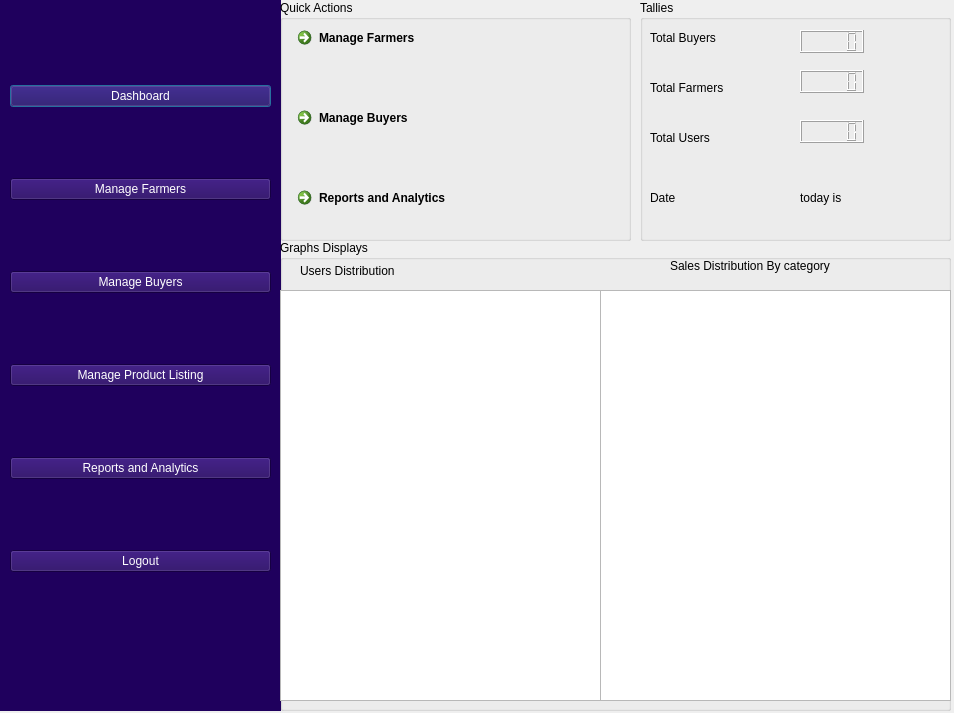
<?xml version="1.0" encoding="UTF-8"?>
<ui version="4.0">
 <class>admnidashboardDialog</class>
 <widget class="QDialog" name="admnidashboardDialog">
  <property name="geometry">
   <rect>
    <x>0</x>
    <y>0</y>
    <width>954</width>
    <height>713</height>
   </rect>
  </property>
  <property name="windowTitle">
   <string>Admin-Agrimesh Company</string>
  </property>
  <widget class="QWidget" name="widget" native="true">
   <property name="geometry">
    <rect>
     <x>0</x>
     <y>0</y>
     <width>281</width>
     <height>711</height>
    </rect>
   </property>
   <property name="styleSheet">
    <string notr="true">background-color: rgb(31, 0, 93);</string>
   </property>
   <widget class="QWidget" name="">
    <property name="geometry">
     <rect>
      <x>10</x>
      <y>20</y>
      <width>261</width>
      <height>621</height>
     </rect>
    </property>
    <layout class="QVBoxLayout" name="verticalLayout">
     <item>
      <widget class="QPushButton" name="dashboardwidgetpushButton">
       <property name="styleSheet">
        <string notr="true">font: 10pt &quot;MS Shell Dlg 2&quot;;
color: rgb(255, 255, 255);</string>
       </property>
       <property name="text">
        <string>Dashboard</string>
       </property>
      </widget>
     </item>
     <item>
      <widget class="QPushButton" name="managefarmerspushbutton">
       <property name="styleSheet">
        <string notr="true">font: 10pt &quot;MS Shell Dlg 2&quot;;
color: rgb(255, 255, 255);</string>
       </property>
       <property name="text">
        <string>Manage Farmers</string>
       </property>
      </widget>
     </item>
     <item>
      <widget class="QPushButton" name="managebuyerspushbutton">
       <property name="styleSheet">
        <string notr="true">font: 10pt &quot;MS Shell Dlg 2&quot;;
color: rgb(255, 255, 255);</string>
       </property>
       <property name="text">
        <string>Manage Buyers</string>
       </property>
      </widget>
     </item>
     <item>
      <widget class="QPushButton" name="manageproductslisting">
       <property name="styleSheet">
        <string notr="true">font: 10pt &quot;MS Shell Dlg 2&quot;;
color: rgb(255, 255, 255);</string>
       </property>
       <property name="text">
        <string>Manage Product Listing</string>
       </property>
      </widget>
     </item>
     <item>
      <widget class="QPushButton" name="reportsandanalyticspushbutton">
       <property name="styleSheet">
        <string notr="true">font: 10pt &quot;MS Shell Dlg 2&quot;;
color: rgb(255, 255, 255);</string>
       </property>
       <property name="text">
        <string>Reports and Analytics</string>
       </property>
      </widget>
     </item>
     <item>
      <widget class="QPushButton" name="logoutpushbutton">
       <property name="styleSheet">
        <string notr="true">font: 10pt &quot;MS Shell Dlg 2&quot;;
color: rgb(255, 255, 255);</string>
       </property>
       <property name="text">
        <string>Logout</string>
       </property>
      </widget>
     </item>
    </layout>
   </widget>
  </widget>
  <widget class="QWidget" name="widget_2" native="true">
   <property name="geometry">
    <rect>
     <x>280</x>
     <y>0</y>
     <width>671</width>
     <height>711</height>
    </rect>
   </property>
   <widget class="QStackedWidget" name="stackedWidget">
    <property name="geometry">
     <rect>
      <x>0</x>
      <y>0</y>
      <width>671</width>
      <height>711</height>
     </rect>
    </property>
    <widget class="QWidget" name="dashboardpage">
     <widget class="QGroupBox" name="groupBox">
      <property name="geometry">
       <rect>
        <x>0</x>
        <y>0</y>
        <width>351</width>
        <height>241</height>
       </rect>
      </property>
      <property name="title">
       <string>Quick Actions</string>
      </property>
      <widget class="QCommandLinkButton" name="managefarmers_commandLinkButton">
       <property name="geometry">
        <rect>
         <x>10</x>
         <y>20</y>
         <width>222</width>
         <height>48</height>
        </rect>
       </property>
       <property name="text">
        <string>Manage Farmers</string>
       </property>
      </widget>
      <widget class="QCommandLinkButton" name="managebuyers_commandLinkButton">
       <property name="geometry">
        <rect>
         <x>10</x>
         <y>100</y>
         <width>222</width>
         <height>48</height>
        </rect>
       </property>
       <property name="text">
        <string>Manage Buyers</string>
       </property>
      </widget>
      <widget class="QCommandLinkButton" name="reportsandAnalytics_commandlinkbutton">
       <property name="geometry">
        <rect>
         <x>10</x>
         <y>180</y>
         <width>251</width>
         <height>48</height>
        </rect>
       </property>
       <property name="text">
        <string>Reports and Analytics</string>
       </property>
      </widget>
     </widget>
     <widget class="QGroupBox" name="groupBox_2">
      <property name="geometry">
       <rect>
        <x>360</x>
        <y>0</y>
        <width>311</width>
        <height>241</height>
       </rect>
      </property>
      <property name="title">
       <string>Tallies</string>
      </property>
      <widget class="QLabel" name="label">
       <property name="geometry">
        <rect>
         <x>10</x>
         <y>30</y>
         <width>101</width>
         <height>16</height>
        </rect>
       </property>
       <property name="styleSheet">
        <string notr="true">font: 10pt &quot;MS Shell Dlg 2&quot;;</string>
       </property>
       <property name="text">
        <string>Total Buyers</string>
       </property>
      </widget>
      <widget class="QLabel" name="label_2">
       <property name="geometry">
        <rect>
         <x>10</x>
         <y>80</y>
         <width>111</width>
         <height>16</height>
        </rect>
       </property>
       <property name="styleSheet">
        <string notr="true">font: 10pt &quot;MS Shell Dlg 2&quot;;</string>
       </property>
       <property name="text">
        <string>Total Farmers</string>
       </property>
      </widget>
      <widget class="QLabel" name="label_3">
       <property name="geometry">
        <rect>
         <x>10</x>
         <y>130</y>
         <width>101</width>
         <height>16</height>
        </rect>
       </property>
       <property name="styleSheet">
        <string notr="true">font: 10pt &quot;MS Shell Dlg 2&quot;;</string>
       </property>
       <property name="text">
        <string>Total Users</string>
       </property>
      </widget>
      <widget class="QLabel" name="label_4">
       <property name="geometry">
        <rect>
         <x>10</x>
         <y>190</y>
         <width>101</width>
         <height>16</height>
        </rect>
       </property>
       <property name="styleSheet">
        <string notr="true">font: 10pt &quot;MS Shell Dlg 2&quot;;</string>
       </property>
       <property name="text">
        <string>Date</string>
       </property>
      </widget>
      <widget class="QLCDNumber" name="totalbuyers_lcdNumber">
       <property name="geometry">
        <rect>
         <x>160</x>
         <y>30</y>
         <width>64</width>
         <height>23</height>
        </rect>
       </property>
      </widget>
      <widget class="QLCDNumber" name="totalfarmers_lcdNumber">
       <property name="geometry">
        <rect>
         <x>160</x>
         <y>70</y>
         <width>64</width>
         <height>23</height>
        </rect>
       </property>
      </widget>
      <widget class="QLCDNumber" name="totaluser_lcdNumber">
       <property name="geometry">
        <rect>
         <x>160</x>
         <y>120</y>
         <width>64</width>
         <height>23</height>
        </rect>
       </property>
      </widget>
      <widget class="QLabel" name="todaydatecount_label">
       <property name="geometry">
        <rect>
         <x>160</x>
         <y>190</y>
         <width>101</width>
         <height>16</height>
        </rect>
       </property>
       <property name="styleSheet">
        <string notr="true">font: 10pt &quot;MS Shell Dlg 2&quot;;</string>
       </property>
       <property name="text">
        <string>today is</string>
       </property>
      </widget>
     </widget>
     <widget class="QGroupBox" name="groupBox_3">
      <property name="geometry">
       <rect>
        <x>0</x>
        <y>240</y>
        <width>671</width>
        <height>471</height>
       </rect>
      </property>
      <property name="title">
       <string>Graphs Displays</string>
      </property>
      <widget class="QLabel" name="label_5">
       <property name="geometry">
        <rect>
         <x>20</x>
         <y>15</y>
         <width>141</width>
         <height>31</height>
        </rect>
       </property>
       <property name="styleSheet">
        <string notr="true">font: 10pt &quot;MS Shell Dlg 2&quot;;</string>
       </property>
       <property name="text">
        <string>Users Distribution</string>
       </property>
      </widget>
      <widget class="QGraphicsView" name="userdistribution_graphicsView">
       <property name="geometry">
        <rect>
         <x>0</x>
         <y>50</y>
         <width>321</width>
         <height>411</height>
        </rect>
       </property>
      </widget>
      <widget class="QLabel" name="label_6">
       <property name="geometry">
        <rect>
         <x>390</x>
         <y>15</y>
         <width>231</width>
         <height>21</height>
        </rect>
       </property>
       <property name="styleSheet">
        <string notr="true">font: 10pt &quot;MS Shell Dlg 2&quot;;</string>
       </property>
       <property name="text">
        <string>Sales Distribution By category</string>
       </property>
      </widget>
      <widget class="QGraphicsView" name="salesbycategory_graphicsView">
       <property name="geometry">
        <rect>
         <x>320</x>
         <y>50</y>
         <width>351</width>
         <height>411</height>
        </rect>
       </property>
      </widget>
     </widget>
    </widget>
    <widget class="QWidget" name="managefarmespage">
     <widget class="QTableWidget" name="managefarmers_tableWidget">
      <property name="geometry">
       <rect>
        <x>0</x>
        <y>0</y>
        <width>671</width>
        <height>461</height>
       </rect>
      </property>
      <column>
       <property name="text">
        <string>Name</string>
       </property>
      </column>
      <column>
       <property name="text">
        <string>Location</string>
       </property>
      </column>
      <column>
       <property name="text">
        <string>PhoneNo</string>
       </property>
      </column>
      <column>
       <property name="text">
        <string>Action</string>
       </property>
      </column>
     </widget>
    </widget>
    <widget class="QWidget" name="managebuyerspage">
     <widget class="QTableWidget" name="manageBuyers_tableWidget">
      <property name="geometry">
       <rect>
        <x>0</x>
        <y>0</y>
        <width>671</width>
        <height>441</height>
       </rect>
      </property>
      <column>
       <property name="text">
        <string>Name</string>
       </property>
      </column>
      <column>
       <property name="text">
        <string>Location</string>
       </property>
      </column>
      <column>
       <property name="text">
        <string>PhoneNo</string>
       </property>
      </column>
      <column>
       <property name="text">
        <string>Action</string>
       </property>
      </column>
     </widget>
    </widget>
    <widget class="QWidget" name="manageproductlistingspage">
     <widget class="QTableWidget" name="manageproductlistings_tableWidget">
      <property name="geometry">
       <rect>
        <x>0</x>
        <y>0</y>
        <width>671</width>
        <height>501</height>
       </rect>
      </property>
      <column>
       <property name="text">
        <string>Product Name</string>
       </property>
      </column>
      <column>
       <property name="text">
        <string>Category</string>
       </property>
      </column>
      <column>
       <property name="text">
        <string>Quantity</string>
       </property>
      </column>
      <column>
       <property name="text">
        <string>Price</string>
       </property>
      </column>
      <column>
       <property name="text">
        <string>View Image</string>
       </property>
      </column>
      <column>
       <property name="text">
        <string>Action</string>
       </property>
      </column>
     </widget>
    </widget>
    <widget class="QWidget" name="reportsandAnalyticspage">
     <widget class="QGroupBox" name="groupBox_4">
      <property name="geometry">
       <rect>
        <x>0</x>
        <y>10</y>
        <width>661</width>
        <height>241</height>
       </rect>
      </property>
      <property name="title">
       <string>Users Reports</string>
      </property>
      <widget class="QCommandLinkButton" name="downloadusersreport_commandLinkButton">
       <property name="geometry">
        <rect>
         <x>20</x>
         <y>20</y>
         <width>271</width>
         <height>48</height>
        </rect>
       </property>
       <property name="text">
        <string>Download Users Reports</string>
       </property>
      </widget>
      <widget class="QCommandLinkButton" name="downloadsalesreport_commandLinkButton">
       <property name="geometry">
        <rect>
         <x>20</x>
         <y>90</y>
         <width>261</width>
         <height>48</height>
        </rect>
       </property>
       <property name="text">
        <string>Download Sales Reports</string>
       </property>
      </widget>
      <widget class="QCommandLinkButton" name="allreportscommandLinkButton">
       <property name="geometry">
        <rect>
         <x>370</x>
         <y>20</y>
         <width>222</width>
         <height>48</height>
        </rect>
       </property>
       <property name="text">
        <string>All reports</string>
       </property>
      </widget>
     </widget>
     <widget class="QGroupBox" name="groupBox_5">
      <property name="geometry">
       <rect>
        <x>0</x>
        <y>260</y>
        <width>671</width>
        <height>441</height>
       </rect>
      </property>
      <property name="title">
       <string>Analysis AI notifications</string>
      </property>
      <widget class="QTextEdit" name="analysisAI_textEdit">
       <property name="geometry">
        <rect>
         <x>10</x>
         <y>20</y>
         <width>661</width>
         <height>421</height>
        </rect>
       </property>
      </widget>
     </widget>
    </widget>
   </widget>
  </widget>
 </widget>
 <resources/>
 <connections/>
</ui>
